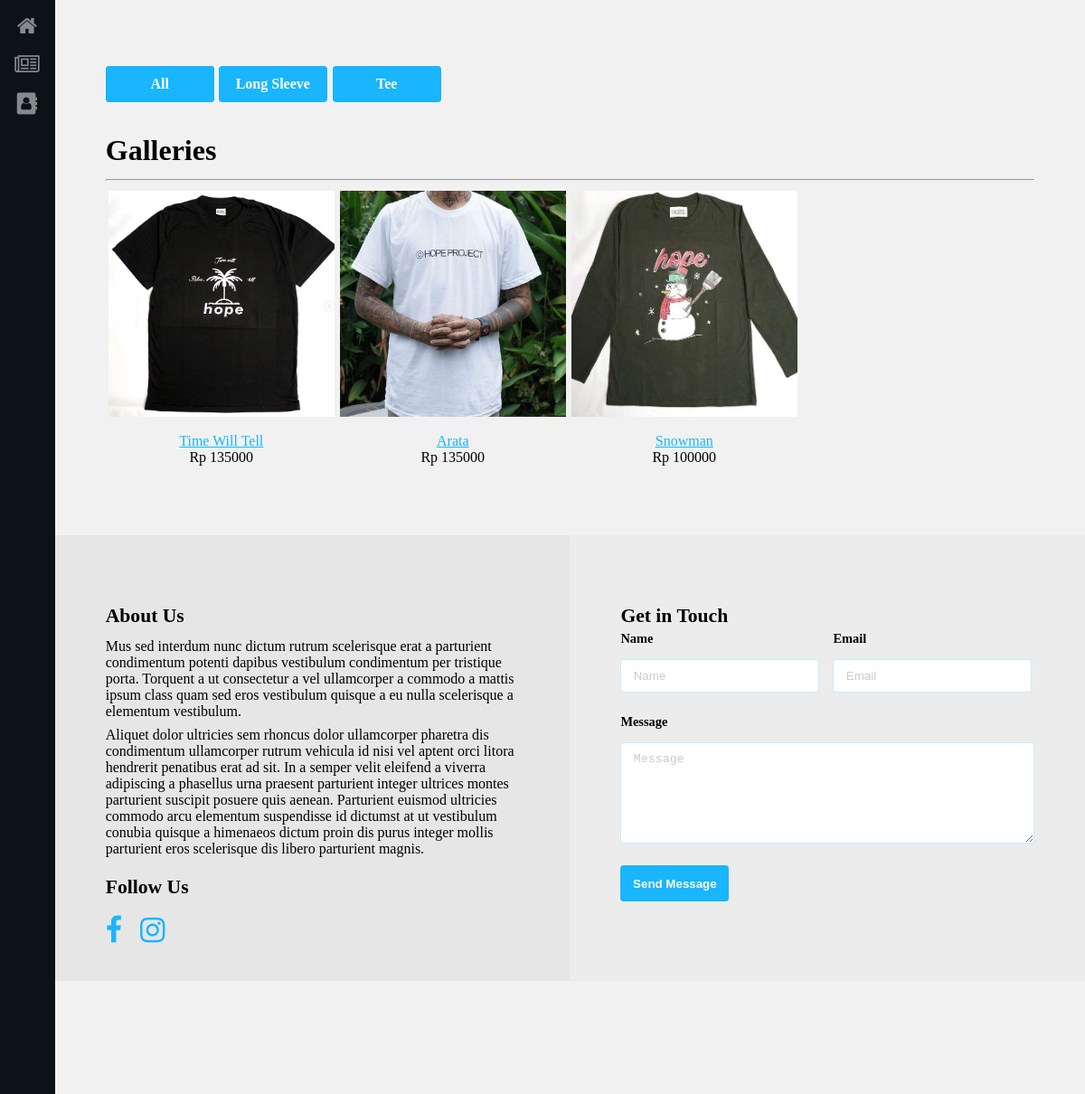
Page /artikel/ on the committed database.
### artikel/models.py (models this page shows, shortened)
class Type(models.Model):
    type_name = models.CharField(max_length=20, db_index=True)
    slug = models.SlugField(max_length=20, unique=True, null=False, db_index=True)
    class Meta:
        ordering = ['type_name']
        verbose_name = 'Type'
        verbose_name_plural = 'Type'
    def get_absolute_url(self):
        return reverse('artikel:product_list_by_type', args=[self.slug])

class Product(models.Model):
    name = models.CharField(max_length=20, db_index=True)
    slug = models.SlugField(max_length=20, unique=True, null=False, db_index=True)
    description = models.TextField(max_length=100, help_text='(max = 100 character)')
    figure1 = models.ImageField(upload_to='products', null=True, blank=True)
    figure2 = models.ImageField(upload_to='products', null=True, blank=True)
    size = models.ManyToManyField(Size)
    type = models.ForeignKey('Type', on_delete=models.SET_NULL, null=True, related_name='products',)
    available = models.BooleanField(default=True)
    price = models.IntegerField(default=0)
    created = models.DateTimeField(auto_now_add=True)
    updated = models.DateTimeField(default=timezone.now)
    class Meta:
        ordering = ['created']
        index_together = (('id', 'slug'),)
        verbose_name = 'Name'
        verbose_name_plural = 'Name'
    def get_absolute_url(self):
        return reverse('artikel:product_detail',
        args=[self.id, self.slug])
    def product_size(self):
        return ', '.join(size.size_name for size in self.size.all()[:5])
    product_size.short_description = 'Size'

### artikel/views.py (the view)
# urls.py: path('', views.product_list, name='product_list'),
def product_list(request, type_slug=None):
    type = None
    types = Type.objects.all()
    products = Product.objects.filter(available=True)
    if type_slug:
        type = get_object_or_404(Type, slug=type_slug)
        products = products.filter(type=type)
    return render(request,
                    'artikel/product/list.html',
                    {'type': type,
                    'types': types,
                    'products': products})

### artikel/templates/artikel/product/list.html (shortened to what this page needs)
{% extends "base.html" %}
{% block content %}
			<header>
				<ul class="tabs">
						<li {% if not type %}class="button"{% endif %}>
							<a href="{% url 'artikel:product_list' %}" class="button">All</a>
						</li>
						{% for c in types %}
							<li {% if type.slug == c.slug %}class="button"{% endif %}>
								<a href="{{ c.get_absolute_url }}" class="button">{{ c.type_name }}</a>
							</li>
						{% endfor %}
				</ul>
			</header>
			<div>
				<h1>
					{% if type %}
						{{ type.type_name }}
					{% else %}Galleries
					{% endif %}
				</h1><hr>
			</div>
			<div class="content">
				{% for product in products %}
								<div class="media">
									<a href="{{ product.get_absolute_url }}">
										<img src="{{ product.figure1.url }}">
									</a>
									<p><a href="{{ product.get_absolute_url }}">{{ product.name }}</a><br>
									Rp {{ product.price }}</p>
								</div>
				{% endfor %}
			</div>
{% endblock %}

### artikel/static/css/main.css (style rules this page uses)
html, head, body { margin: 0; padding: 0; border: 0; font-size: 100%; font: inherit; vertical-align: baseline; }
*, *:before, *:after { box-sizing: border-box; }
a { text-decoration: underline; color: #19B5FE; }
p { margin: 0.5em 0 0 0; }
h1, h2, h3, h4, h5, h6 { font-weight: 700; line-height: 1.5; margin: 0.8em 0 0 0; }
h1 { font-size: 2em; }
.button { appearance: none; transition: background-color 0.2s ease-in-out, color 0.2s ease-in-out; background: #19B5FE; color: #FFF; border-radius: 4px; border: 0; cursor: pointer; display: inline-block; font-weight: 700; height: 40px; line-height: 40px; width: 120px; text-align: center; text-decoration: none; white-space: nowrap; }
::placeholder { opacity: 1.0; color: rgba(34, 49, 63, 0.25); }
.gallery .content { display: flex; flex-wrap: wrap; justify-content: flex-start; }
.gallery .content .media { animation: gallery 0.75s ease-out 0.4s forwards; margin-bottom: 0; overflow: hidden; opacity: 0; position: relative; width: 250px; max-height: 500px; margin: 3px; }
.gallery .content .media p { display: block; text-align: center; padding-top: 10px; line-height: normal; }
.gallery .content .media img { transition: transform 0.2s ease-in-out; width: auto; height: 250px; vertical-align: top; }
ul { list-style: disc; }
ul li { padding-top: 1px; padding-left: 1px; padding-bottom: 3px; padding-right: 1px; }
ul.tabs { list-style: none; padding-left: 0; }
ul.tabs li { display: inline-block; }
ul.tabs li:first-child { padding: 0; }

### rows in the picture
Type: type_name "Long Sleeve"
Type: type_name "Tee"
Product: figure1 (picture), name "Time Will Tell", price "135000"
Product: figure1 (picture), name "Arata", price "135000"
Product: figure1 (picture), name "Snowman", price "100000"
